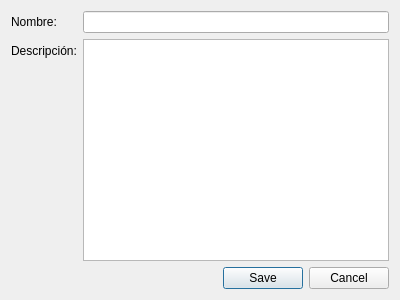
<?xml version="1.0" encoding="UTF-8"?>
<ui version="4.0">
 <class>PremioDialog</class>
 <widget class="QDialog" name="PremioDialog">
  <property name="geometry">
   <rect>
    <x>0</x>
    <y>0</y>
    <width>400</width>
    <height>300</height>
   </rect>
  </property>
  <property name="windowTitle">
   <string>Detalle de Premio</string>
  </property>
  <layout class="QVBoxLayout" name="verticalLayout">
   <item>
    <layout class="QFormLayout" name="formLayout">
     <item row="0" column="0">
      <widget class="QLabel" name="labelNombre">
       <property name="text">
        <string>Nombre:</string>
       </property>
      </widget>
     </item>
     <item row="0" column="1">
      <widget class="QLineEdit" name="txtNombre"/>
     </item>
     <item row="1" column="0">
      <widget class="QLabel" name="labelDesc">
       <property name="text">
        <string>Descripción:</string>
       </property>
      </widget>
     </item>
     <item row="1" column="1">
      <widget class="QPlainTextEdit" name="txtDescripcion"/>
     </item>
    </layout>
   </item>
   <item>
    <widget class="QDialogButtonBox" name="buttonBox">
     <property name="orientation">
      <enum>Qt::Horizontal</enum>
     </property>
     <property name="standardButtons">
      <set>QDialogButtonBox::Cancel|QDialogButtonBox::Save</set>
     </property>
    </widget>
   </item>
  </layout>
 </widget>
 <resources/>
 <connections>
  <connection>
   <sender>buttonBox</sender>
   <signal>accepted()</signal>
   <receiver>PremioDialog</receiver>
   <slot>accept()</slot>
   <hints>
    <hint type="sourcelabel">
     <x>248</x>
     <y>254</y>
    </hint>
    <hint type="destinationlabel">
     <x>157</x>
     <y>274</y>
    </hint>
   </hints>
  </connection>
  <connection>
   <sender>buttonBox</sender>
   <signal>rejected()</signal>
   <receiver>PremioDialog</receiver>
   <slot>reject()</slot>
   <hints>
    <hint type="sourcelabel">
     <x>316</x>
     <y>260</y>
    </hint>
    <hint type="destinationlabel">
     <x>286</x>
     <y>274</y>
    </hint>
   </hints>
  </connection>
 </connections>
</ui>
